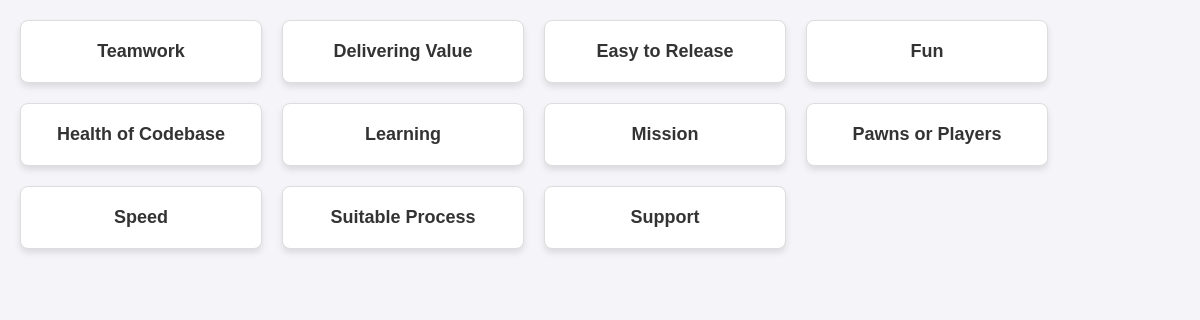
Screenshot of /healthcheck/ with the database file from the repository.
### users/models.py (models this page shows, shortened)
class HealthCard(models.Model):
    card_name = models.CharField(max_length=100, unique=True)  # e.g., "Delivering Value"
    team = models.ForeignKey('Team', on_delete=models.CASCADE, related_name='healthcards')  # One team can have many health cards
    department = models.ForeignKey('Department', on_delete=models.CASCADE, related_name='healthcards')  # One department can have many health cards

### users/views.py (the view)
# urls.py: path('healthcheck/', views.healthcard_list, name='healthcard-list'),
def healthcard_list(request):
    healthcards = HealthCard.objects.all()  # This will get all health cards
    return render(request, 'healthcards/healthcard_list.html', {
        'healthcards': healthcards
    })

### templates/healthcards/healthcard_list.html (shortened to what this page needs)
<!DOCTYPE html>
<html lang="en">
<head>
</head>
{% block content %}
<body>
    <div class="card-container">
        {% for healthcard in healthcards %}
        <div class="card" onclick="location.href='/healthcheck/{{ healthcard.id }}/terms/';">
            <h3>{{ healthcard.card_name}}</h3>
        </div>
        {% endfor %}
    </div>
</body>
{% endblock %}
</html>

### templates/healthcards/healthcard_list.html (style rules this page uses)
body { font-family: Arial, sans-serif; margin: 0; padding: 0; display: flex; flex-wrap: wrap; justify-content: center; background-color: #f4f4f9; }
.card-container { display: flex; flex-wrap: wrap; gap: 20px; padding: 20px; }
.card { background-color: #fff; border: 1px solid #ddd; border-radius: 8px; box-shadow: 0 4px 6px rgba(0, 0, 0, 0.1); width: 200px; text-align: center; padding: 20px; cursor: pointer; transition: transform 0.2s, box-shadow 0.2s; }
.card h3 { margin: 0; font-size: 18px; color: #333; }

### rows the page displays
HealthCard: card_name "Teamwork"
HealthCard: card_name "Delivering Value"
HealthCard: card_name "Easy to Release"
HealthCard: card_name "Fun"
HealthCard: card_name "Health of Codebase"
HealthCard: card_name "Learning"
HealthCard: card_name "Mission"
HealthCard: card_name "Pawns or Players"
HealthCard: card_name "Speed"
HealthCard: card_name "Suitable Process"
HealthCard: card_name "Support"
